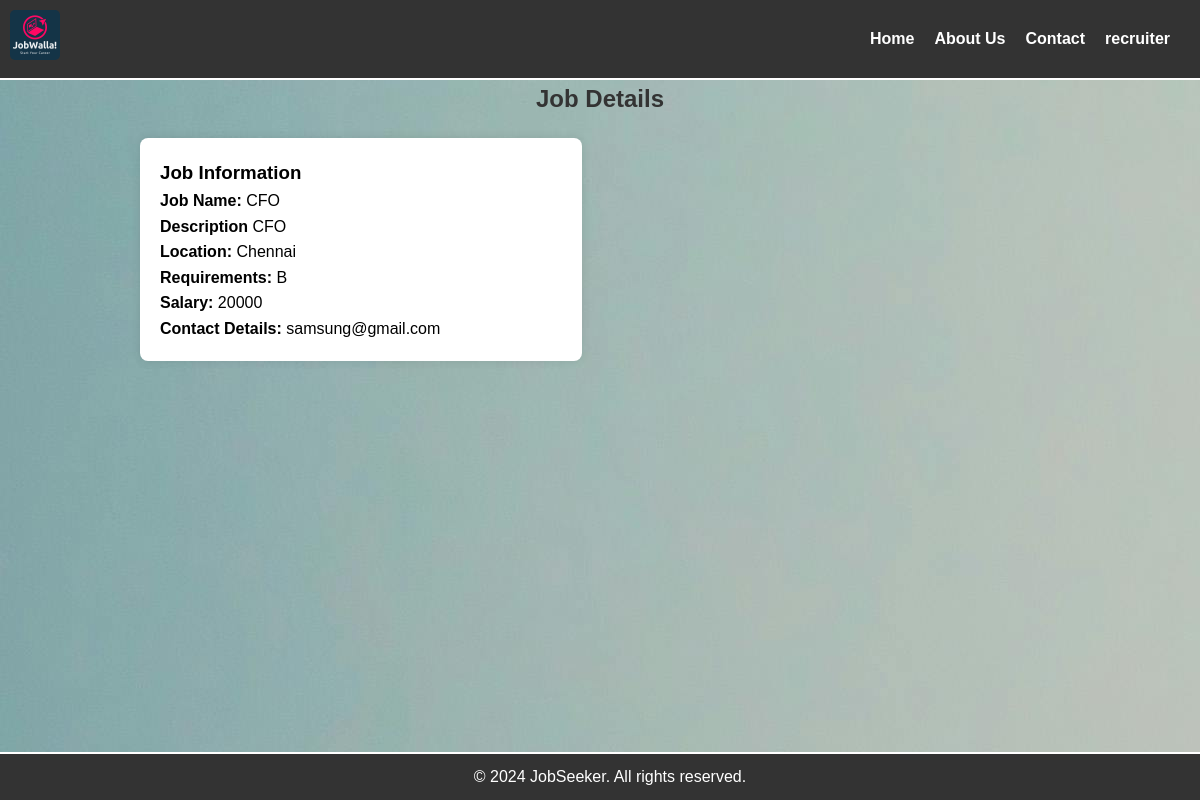
/jobDetails.php?id=1 (signed in), run on the app's committed database.
### tables this page shows
CREATE TABLE `jobdetails` (
  `id` int(100) NOT NULL,
  `name` varchar(200) NOT NULL,
  `description` mediumtext NOT NULL,
  `location` mediumtext NOT NULL,
  `requirements` mediumtext NOT NULL,
  `salary` int(200) NOT NULL,
  `email` varchar(200) NOT NULL
);

### jobDetails.php (the view, shortened to what this page needs)
<!DOCTYPE html>
<html lang="en">
<head>
</head>
<body>
    <?php include('navBar.php'); ?>
   <?php
require "connection.php";
$row=[];
if(isset($_GET['id'])){
$id=$_GET['id'];
$sql = "SELECT * FROM jobdetails WHERE id='$id'";
$result = $conn->query($sql);
$row = $result->fetch_assoc();
}
?>
    <h2>Job Details</h2>
    <div class="container">
        <div class="column">
            <div class="details">
                <h3>Job Information</h3>
                <p><strong>Job Name:</strong> <?php echo $row['name'] ?></p>
                <p><strong>Description</strong> <?php echo $row['description']; ?></p>
                <p><strong>Location:</strong> <?php echo $row['location']; ?></p>
                <p><strong>Requirements:</strong> <?php echo $row['requirements'];?></p>
                <p><strong>Salary:</strong> <?php echo $row['salary'];?></p>
                <p><strong>Contact Details:</strong> <?php echo $row['email'];?></p>
            </div>
        </div>
    </div>
    <?php require "footer.php"; ?>
</body>
</html>

### jobDetails.php (style rules this page uses)
body { font-family: 'Arial', sans-serif; line-height: 1.6; background-image: url("img.jpg"); }
.container { width: 80%; margin: 0 auto; display: flex; justify-content: space-between; padding: 20px; box-sizing: border-box; }
.column { width: 48%; }
.details { background-color: #fff; padding: 20px; border-radius: 8px; box-shadow: 0 0 10px rgba(0, 0, 0, 0.1); margin-bottom: 20px; }
h2 { text-align: center; color: #333; }

### navBar.php (style rules this page uses)
body { font-family: Arial, sans-serif; margin: 20px; }
p { margin-bottom: 10px; }
body, h1, h2, h3, p, ul { margin: 0; padding: 0; }

### data on the page
jobdetails: name "CFO", description "CFO", location "Chennai", requirements "B", salary "20000", email "samsung@gmail.com"

### other printed values
$_SESSION['auth_user']['username'] "recruiter"
